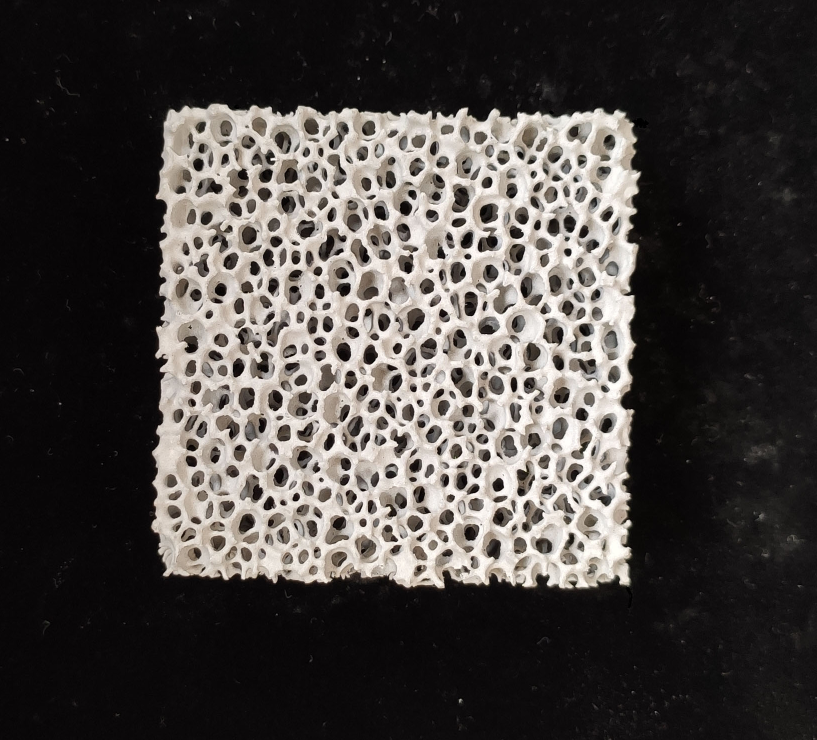
#> input picture closed_holes_detection/test_set/normal/5.jpg, 1634 x 1480 px (shown at 1/2 size)
$ python closed_holes_tree_gravity.py
#> lines starting #> are read from the running program, lines starting #| are printed output that depends on the picture; after the words box and inside, x2 and y2 are one past the last pixel; in counts of white or black regions, pixels touching at a corner belong together
# 检测堵孔缺陷加入最小生成树
'''
@Author : liuxu
@Date : 2020/11/26
'''
import cv2
import os
import math
import matplotlib.pyplot as plt
import numpy as np
import datetime

# [7 lines of commented-out code are left out]
filepath = "./test_set/normal/5.jpg"
# filepath = "./unclosed_holes_images/123.tif"
# 设置图像的宽和高
IMAGE_WIDTH = 750
IMAGE_HEIGHT = 750

# 所有图像

all_images = []


# coding=utf-8
class Graph(object):
    def __init__(self, maps):
        self.maps = maps
        self.nodenum = self.get_nodenum()
        self.edgenum = self.get_edgenum()

    def get_nodenum(self):
        return len(self.maps)

    def get_edgenum(self):
        count = 0
        for i in range(self.nodenum):
            for j in range(i):
                if self.maps[i][j] > 0 and self.maps[i][j] < 9999:
                    count += 1
        return count

    def kruskal(self):
        res = []
        if self.nodenum <= 0 or self.edgenum < self.nodenum - 1:
            return res
        edge_list = []
        for i in range(self.nodenum):
            for j in range(i, self.nodenum):
                if self.maps[i][j] < 9999:
                    edge_list.append([i, j, self.maps[i][j]])  # 按[begin, end, weight]形式加入
        edge_list.sort(key=lambda a: a[2])  # 已经排好序的边集合

        group = [[i] for i in range(self.nodenum)]
        for edge in edge_list:
            for i in range(len(group)):
                if edge[0] in group[i]:
                    m = i
                if edge[1] in group[i]:
                    n = i
            if m != n:
                res.append(edge)
                group[m] = group[m] + group[n]
                group[n] = []
        return res

    # [31 lines left out: functions prim, plt_show_one_pic, not called in this run]


# 显示图像
def cv_show(name, img):
    cv2.imshow(name, img)
    # name=name
    # cv2.waitKey(0)


# 对图像resize处理
def row_image_resize(image, width, height):
    # image输入图像，width，height 期望得到的宽和高
    image = cv2.resize(image, (width, height))
    # print("resized image:", image.shape)
    return image


# #图像预处理函数
def pre_process(rowimage):
    # 显示原图
    # cv_show("row image", rowimage)
    grayimage = cv2.cvtColor(rowimage, cv2.COLOR_BGR2GRAY)  # 灰度化
    all_images.append((grayimage, "grayimage"))  # 填入列表
    resizedimage = row_image_resize(grayimage, IMAGE_WIDTH, IMAGE_HEIGHT)  # resize
    all_images.append((resizedimage, "resizedimage"))  # 填入列表
    cv_show("resizeimg", resizedimage)
    # 运用大津算法进行图像分割
    ret, im_th = cv2.threshold(resizedimage, 0, 255, cv2.THRESH_OTSU)

    # 使用全局固定阈值处理,增大阈值
    # ret, im_th = cv2.threshold(resizedimage, int(ret + 25), 255, cv2.THRESH_BINARY)

    cv_show("image after OTSU", im_th)
    all_images.append((im_th, "OTSU"))
    return im_th


# 对图像进行旋转和裁剪操作
def crap_and_rotate(img, rect):
    box = cv2.boxPoints(rect)
    box = np.int0(box)
    # 对图像进行剪裁和旋转至水平
    width = int(rect[1][0])  # 图像的宽度
    height = int(rect[1][1])  # 图像的高度
    src_pts = box.astype("float32")
    dst_pts = np.array([[0, height - 1],
                        [0, 0],
                        [width - 1, 0],
                        [width - 1, height - 1]], dtype="float32")

    M = cv2.getPerspectiveTransform(src_pts, dst_pts)
    warped = cv2.warpPerspective(img, M, (width, height))

    # cv_show("cropped and rotated! ", warped)
    all_images.append((warped, "wrop&rotate"))
    warped_gray = cv2.cvtColor(warped, cv2.COLOR_BGR2GRAY)
    return warped_gray


# 计算两个轮廓重心之间的距离
def cal_two_contours_distance(cont1, cont2):
    M1 = cv2.moments(cont1)
    M2 = cv2.moments(cont2)
    if M1["m00"] != 0:
        cX1 = int(M1["m10"] / M1["m00"])
        cY1 = int(M1["m01"] / M1["m00"])
    else:
        cX1, cY1 = 0, 0

    if M2["m00"] != 0:
        cX2 = int(M2["m10"] / M2["m00"])
        cY2 = int(M2["m01"] / M2["m00"])
    else:
        cX2, cY2 = 0, 0

    return math.sqrt((cX1-cX2)**2+(cY1-cY2)**2)


# 窗口的内的所有轮廓计算距离矩阵
def distance_matrix(contours):
    # 先构造一个空的正方形矩阵(方阵)
    dis_mat = np.ones((len(contours), len(contours))) * 9999

    # 对角线值为0
    for i in range(len(contours)):
        dis_mat[i][i] = 0

    for i in range(int(len(contours) - 1)):
        cont1 = contours[i]
        for j in range(i + 1, len(contours)):
            cont2 = contours[j]
            temp_distance = cal_two_contours_distance(cont1, cont2)  # 计算两个轮廓之间的最小距离
            dis_mat[i][j] = temp_distance
            dis_mat[j][i] = temp_distance

    return dis_mat


# 根据距离矩阵生成最小生成树,分为kruskal算法和prim算法两种
def mstreegeneratefrommat(dis_mat):
    graph = Graph(dis_mat)
    graph_kruskal = graph.kruskal()
    # graph_prim = graph.prim()
    print("最小生成树kruskal算法")
    print(graph_kruskal)
    # print("最小生成树prim算法")
    # print(graph_prim)
    return graph_kruskal
    # return graph_prim


# 改进后的占空比计算函数
def cal_duty_cycle_in_rect(cropped_rotated_image, edge_length):
    # 正常区域最小生成树权值
    normal_tree_list = []
    # 非正常区域最小生成树权值
    unnormal_tree_list = []

    # 中值滤波去除面积微小的区域
    cropped_rotated_image = cv2.medianBlur(cropped_rotated_image, 3)
    print("根据占空比特征检测缺陷")
    # 是否存在堵孔缺陷的标志
    closed_holes_flag = 0
    # [5 lines of commented-out code are left out]
    img = cropped_rotated_image.copy()
    width_0 = img.shape[1]  # numpy的shape方法和
    height_0 = img.shape[0]
    # 减小尺寸后的图像
    mini_img = img[5:(height_0 - 5), 5:(width_0 - 5)]
    all_images.append((mini_img, "mini_img"))  # 填入列表
    print("mini_img shape: ", mini_img.shape)

    # 减小后的尺寸
    width = mini_img.shape[1]  # numpy的shape方法和
    height = mini_img.shape[0]
    # print("width:",width)
    # print("height:",height)

    # cv_show("mini:", mini_img)
    th = mini_img.max()  # 因为从二值图像转换RGB-->灰度图,灰度图像也是有两个值th和0
    S = float(edge_length * edge_length)  # 计算滑块的面积
    gray_value_S = S * float(th)  # 当滑块全部落在目标区域内的时候，总的灰度值的和

    # 初始化一个表示孔洞数量的二维数组
    rate_arr = np.zeros(
        [math.ceil((height - edge_length) / 10), math.ceil((width - edge_length) / 10)])  # math.ceil向上取整
    # print("二维数组shape: ",cons_num_arr.shape)

    min_value_rate = 1.0
    # 为提高运算速度，左右和上下相邻两个窗口间隔10px

    black_img = np.zeros_like(mini_img)  # 创建一个同大小的(0,0,0)黑色图像
    white_img = black_img
    white_img_rgb = cv2.cvtColor(white_img, cv2.COLOR_GRAY2BGR)

    mini_img_rgb = cv2.cvtColor(mini_img, cv2.COLOR_GRAY2BGR)
    for row in range(0, int(height - edge_length), 10):
        for col in range(0, int(width - edge_length), 10):
            temp_img = mini_img[int(row):int(row + edge_length), int(col):int(col + edge_length)]
            window_contours, _ = cv2.findContours(temp_img, cv2.RETR_TREE, cv2.CHAIN_APPROX_SIMPLE)
            # print("删除前：", len(window_contours))
            window_contours = [cont for cont in window_contours if cv2.contourArea(cont) > 2]
            # print("删除后：", len(window_contours))

            box = [[col, row], [col + edge_length, row], [col + edge_length, row + edge_length],
                   [col, row + edge_length]]  # 堵孔的矩形框
            box = np.array(box)  # list to ndarray
            # print("temp box: ",box)
            temp_sum = temp_img.sum()
            # print("temp_sum value: ", temp_sum)
            temp_rate = float(temp_sum / gray_value_S)
            rate_arr[int(row / 10)][int(col / 10)] = temp_rate

            # print("temp_sum value / gray_value_S={}".format(temp_sum / gray_value_S))
            if temp_rate < min_value_rate:
                min_value_rate = temp_rate

            if temp_rate < 0.8:
                # mini_img_with_rect = cv2.drawContours(mini_img_rgb, [box], 0, (0, 0, 255), 1)
                dis_mat = distance_matrix(window_contours)
                # print("邻接矩阵：\n", dis_mat)
                tree = mstreegeneratefrommat(dis_mat)
                # print("最小生成树为：\n", tree)
                weights_sum_value = 0.
                for i in range(len(tree)):
                    weights_sum_value += tree[i][2]
                # print("权重的和为：", weights_sum_value)
                weights_sum_value_div_n = weights_sum_value / len(window_contours)
                if weights_sum_value_div_n > 19:
                    cv2.drawContours(white_img, [box], 0, (255, 255, 255), cv2.FILLED)
                # [29 lines of commented-out code are left out]
    contours, _ = cv2.findContours(white_img, cv2.RETR_TREE, cv2.CHAIN_APPROX_SIMPLE)

    # cv2.drawContours(white_img_rgb,contours,-1,(0,0,255),thickness=1)
    # cv2.imshow("contours",white_img_rgb)

    cv2.drawContours(mini_img_rgb, contours, -1, (0, 0, 255), thickness=2)
    # cv2.imshow("contours", mini_img_rgb)

    print("min_value_rate: ", min_value_rate)
    if min_value_rate < 0.05:
        print("该过滤网存在堵孔缺陷")
    else:
        print("该过滤网不存在堵孔缺陷")

    cv2.imshow("white with rect", white_img)

    return rate_arr


# 找出区域
def detect_closed_holes(preprocessedimage):
    # 在分割后的图像找轮廓

    contours, hierarchy = cv2.findContours(preprocessedimage, cv2.RETR_TREE, cv2.CHAIN_APPROX_SIMPLE)
    # print("轮廓的类型：",type(contours))     # type is list
    areas = []  # 轮廓所围成的面积构成的数组
    for idx in range(len(contours)):
        areas.append(cv2.contourArea(contours[idx]))

    largest_idx = np.argmax(np.array(areas))  # 最大面积的下标

    # 最小外接矩形
    rect = cv2.minAreaRect(contours[largest_idx])  # 返回  中心点坐标（x,y) width:rect[1][0] height: rect[1][1] 旋转角度θ
    # print("rect type:", type(rect))
    # print(rect)
    box = cv2.boxPoints(rect)
    box = np.int0(box)
    # print("box type",type(box))
    # print("box:", box)

    # 画出样品的轮廓
    img = preprocessedimage.copy()
    # 为显示彩色,把灰度图像转换为RGB三通道图像
    img_rgb = cv2.cvtColor(img, cv2.COLOR_GRAY2BGR)

    img_with_rect = cv2.drawContours(img_rgb, [box], 0, (0, 0, 255), 2)
    # all_images.append((img_with_rect, "img_with_rect"))  # 填入列表

    # cv_show("image with rect", img_with_rect)

    new_img_with_rect = crap_and_rotate(img_with_rect, rect)
    # cv_show("new_img_with_rect", new_img_with_rect)

    # # 画出样品的轮廓
    # img = preprocessedimage.copy()
    # # 为显示彩色,把灰度图像转换为RGB三通道图像
    # img_rgb = cv2.cvtColor(img_rgb, cv2.COLOR_GRAY2BGR)
    draw_con_img = cv2.drawContours(img_rgb, contours, largest_idx, (255, 0, 0), cv2.FILLED)

    # 显示画出轮廓后的图像
    # cv_show("image with contours", draw_con_img)

    # 图像取差集 imagesub = imagesub1 - imagesub2
    imgsub1 = draw_con_img.copy()
    imgsub2 = preprocessedimage.copy()
    # blur_image为单通道图像，需要转换为RGB图像
    imgsub2 = cv2.cvtColor(imgsub2, cv2.COLOR_GRAY2BGR)

    # 取差集
    imgsub = cv2.subtract(imgsub1, imgsub2)

    all_images.append((imgsub, "sub"))
    # 显示取差集后图像
    # cv_show("image substraction", imgsub)

    # 取差集后对图像进行闭运算操作,填补小孔洞

    # 定义矩形结构元
    kernel = cv2.getStructuringElement(cv2.MORPH_RECT, (3, 3))
    closedimg = cv2.morphologyEx(imgsub, cv2.MORPH_CLOSE, kernel, iterations=1)
    # cv_show("image after close operation", closedimg)

    # 在取差集后的图像找轮廓
    image_find_contours = closedimg.copy()
    # 二值化,要用到阈值函数cv2.threshold()
    # cv2.findContours()要输入二值图像

    # 灰度化
    image_find_contours_gray = cv2.cvtColor(image_find_contours, cv2.COLOR_BGR2GRAY)
    ret, image_find_contours_bin = cv2.threshold(image_find_contours_gray, 0, 255, cv2.THRESH_OTSU)

    # 在二值图像找出所有轮廓,  过滤网中所有的孔洞的轮廓
    contours, hierarchy = cv2.findContours(image_find_contours_bin, cv2.RETR_TREE, cv2.CHAIN_APPROX_SIMPLE)

    areas = []
    for idx in range(len(contours)):
        areas.append(cv2.contourArea(contours[idx]))

    # 在差集图像中画出轮廓
    image_with_cons = cv2.drawContours(image_find_contours, contours, -1, (51, 153, 255), 1)

    # all_images.append((image_with_cons, "image_with_cons"))

    # cv_show("image_with_cons: ", image_with_cons)

    # 对图像进行剪裁和旋转至水平
    width = int(rect[1][0])  # 图像的宽度
    height = int(rect[1][1])  # 图像的高度
    src_pts = box.astype("float32")
    dst_pts = np.array([[0, height - 1],
                        [0, 0],
                        [width - 1, 0],
                        [width - 1, height - 1]], dtype="float32")

    M = cv2.getPerspectiveTransform(src_pts, dst_pts)
    warped = cv2.warpPerspective(image_with_cons, M, (width, height))

    cv_show("cropped and rotated! ", warped)
    # all_images.append((warped, "wrop&rotate"))
    warped_gray = cv2.cvtColor(warped, cv2.COLOR_BGR2GRAY)
    # all_images.append((warped_gray, "gray"))

    # 检测缺陷
    # 根据窗口内的占空比
    arr = cal_duty_cycle_in_rect(warped_gray, int(warped_gray.shape[0] / 5))


# 对单个图像检测
def single_detection(imagepath):
    rowimg = cv2.imread(imagepath)
    preproimg = pre_process(rowimg)
    detect_closed_holes(preproimg)


def main():
    starttime = datetime.datetime.now()
    single_detection(filepath)
#> in single_detection, rowimg is the input picture: shape (1480, 1634, 3); mean B, G, R 66.7, 69, 73.4
#> in pre_process, `ret, im_th = cv2.threshold(resizedimage, 0, 255, cv2.THRESH_OTSU)`:
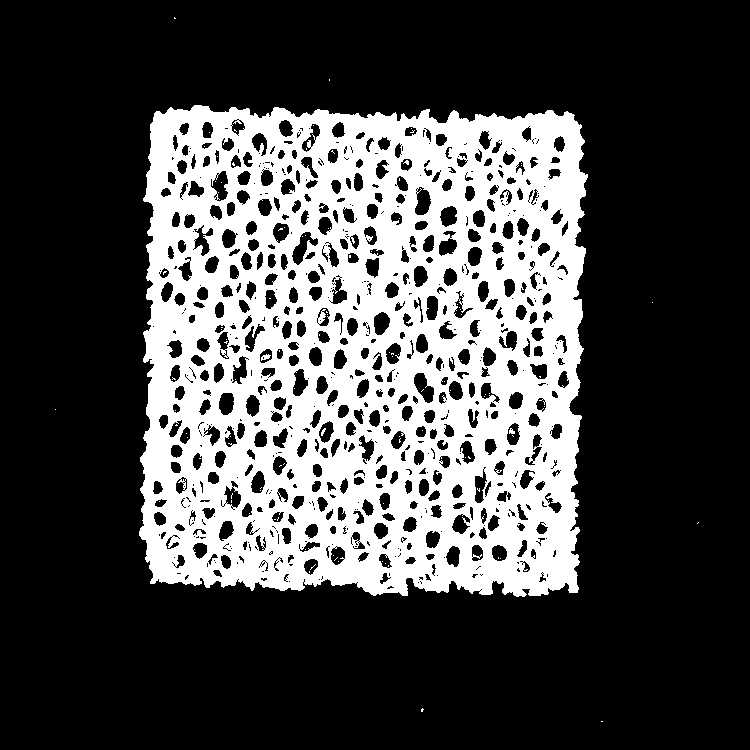
#> im_th: shape (750, 750); 28.7% white; 105 white regions (101 under 20 px)
#> in pre_process, `ret, im_th = cv2.threshold(resizedimage, 0, 255, cv2.THRESH_OTSU)`: ret = 108
#> in detect_closed_holes, `contours, hierarchy = cv2.findContours(preprocessedimage, cv2.RETR_TRE..`: contours = 1165 contours, 682 with area under 20; largest, box (x1, y1, x2, y2) and area: (139, 105, 588, 597) 203714, (291, 231, 319, 266) 406, (413, 372, 435, 404) 391, (414, 186, 432, 216) 353, (210, 170, 229, 202) 348
#> after the loop in detect_closed_holes, `for idx in range(len(contours)):`: areas = 1165 values, max 203714 at index 5, min 0 at index 0, mean 220.4
#> in detect_closed_holes, `largest_idx = np.argmax(np.array(areas))`: largest_idx = 5
#> in detect_closed_holes, `rect = cv2.minAreaRect(contours[largest_idx])`: rect = ((362.7, 351.1), (487.5, 443.7), -89.18)
#> in detect_closed_holes, `box = cv2.boxPoints(rect)`: box = [[581, 598], [137.4, 591.6], [144.3, 104.2], [587.9, 110.5]]
#> in detect_closed_holes, `box = np.int0(box)`: box = [[581, 597], [137, 591], [144, 104], [587, 110]]
#> in detect_closed_holes, `img_rgb = cv2.cvtColor(img, cv2.COLOR_GRAY2BGR)`: img_rgb: shape (750, 750, 3); 28.7% white; 105 white regions (101 under 20 px), largest, box (x1, y1, x2, y2) and area: (139, 105, 588, 597) 161298, (261, 354, 271, 361) 39, (509, 428, 515, 434) 25, (321, 428, 326, 436) 21
#> in crap_and_rotate, `box = cv2.boxPoints(rect)`: box = [[581, 598], [137.4, 591.6], [144.3, 104.2], [587.9, 110.5]]
#> in crap_and_rotate, `box = np.int0(box)`: box = [[581, 597], [137, 591], [144, 104], [587, 110]]
#> in crap_and_rotate, `width = int(rect[1][0])`: width = 487
#> in crap_and_rotate, `height = int(rect[1][1])`: height = 443
#> in crap_and_rotate, `src_pts = box.astype("float32")`: src_pts = [[581, 597], [137, 591], [144, 104], [587, 110]]
#> in crap_and_rotate, `dst_pts = np.array([[0, height - 1], [0, 0], [width - 1, 0], [width - ..`: dst_pts = [[0, 442], [0, 0], [486, 0], [486, 442]]
#> in crap_and_rotate, `M = cv2.getPerspectiveTransform(src_pts, dst_pts)`: M = [[0.0135, -0.998, 588.1], [0.998, 0.0143, -145.2], [-1.25e-07, 4.63e-06, 1]]
#> in crap_and_rotate, `warped_gray = cv2.cvtColor(warped, cv2.COLOR_BGR2GRAY)`:
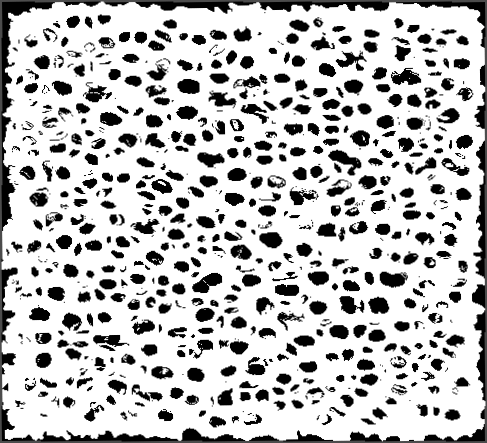
#> warped_gray: shape (443, 487); min 0, max 255, mean 191
#> in detect_closed_holes, `imgsub = cv2.subtract(imgsub1, imgsub2)`:
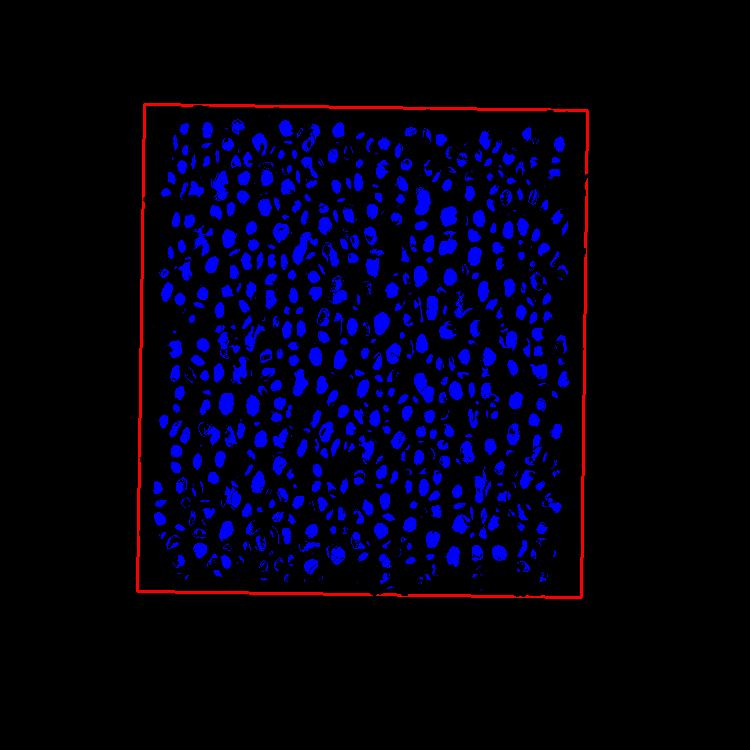
#> imgsub: shape (750, 750, 3); mean B, G, R 19.6, 0, 2.5
#> in detect_closed_holes, `kernel = cv2.getStructuringElement(cv2.MORPH_RECT, (3, 3))`: kernel = [[1, 1, 1], [1, 1, 1], [1, 1, 1]]
#> in detect_closed_holes, `ret, image_find_contours_bin = cv2.threshold(image_find_contours_gray,..`:
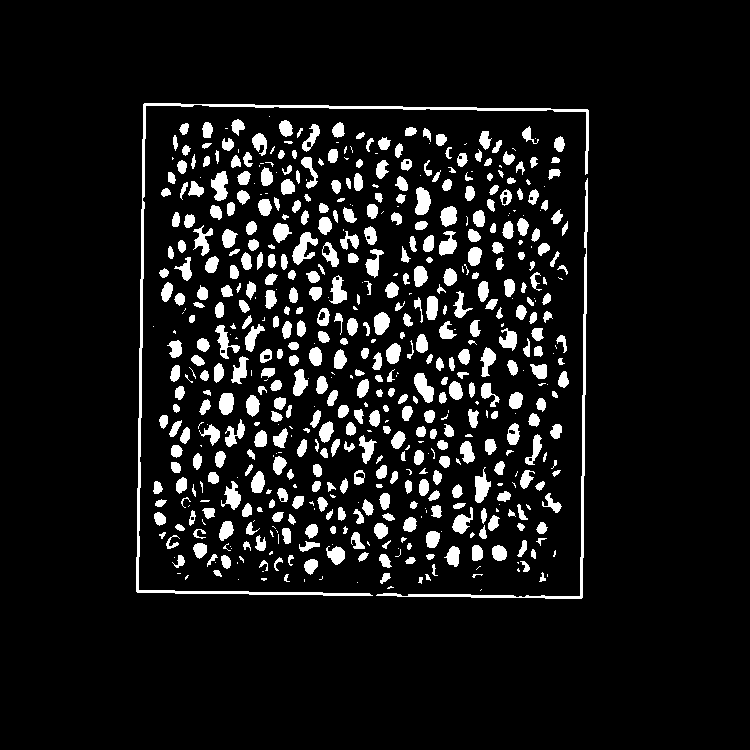
#> image_find_contours_bin: shape (750, 750); 9% white; 592 white regions (163 under 20 px)
#> in detect_closed_holes, `ret, image_find_contours_bin = cv2.threshold(image_find_contours_gray,..`: ret = 0
#> in detect_closed_holes, `contours, hierarchy = cv2.findContours(image_find_contours_bin, cv2.RE..`: contours = 609 contours, 212 with area under 20; largest, box (x1, y1, x2, y2) and area: (136, 103, 589, 596) 2392, (376, 178, 588, 599) 1172, (292, 232, 318, 265) 355, (414, 373, 434, 403) 317, (211, 171, 228, 201) 302
#> after the loop in detect_closed_holes, `for idx in range(len(contours)):`: areas = 609 values, max 2392.5 at index 608, min 0 at index 0, mean 67.33
#> in detect_closed_holes, `image_with_cons = cv2.drawContours(image_find_contours, contours, -1, ..`:
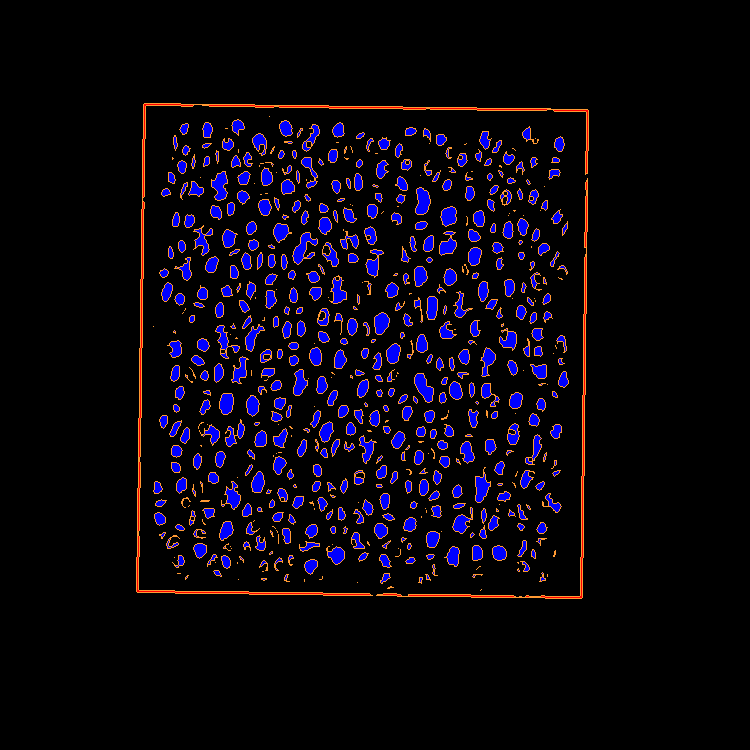
#> image_with_cons: shape (750, 750, 3); mean B, G, R 15.1, 5.4, 9.8
#> in detect_closed_holes, `width = int(rect[1][0])`: width = 487
#> in detect_closed_holes, `height = int(rect[1][1])`: height = 443
#> in detect_closed_holes, `src_pts = box.astype("float32")`: src_pts = [[581, 597], [137, 591], [144, 104], [587, 110]]
#> in detect_closed_holes, `dst_pts = np.array([[0, height - 1], [0, 0], [width - 1, 0], [width - ..`: dst_pts = [[0, 442], [0, 0], [486, 0], [486, 442]]
#> in cal_duty_cycle_in_rect, `mini_img = img[5:(height_0 - 5), 5:(width_0 - 5)]`:
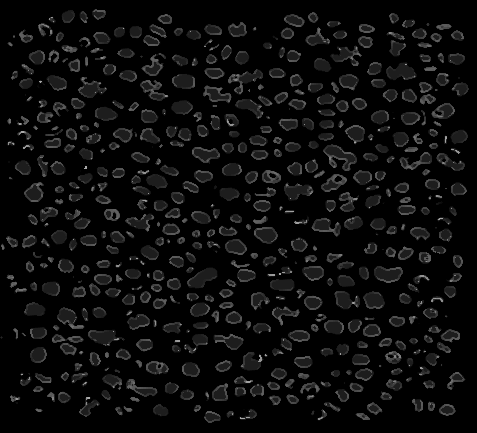
#> mini_img: shape (433, 477); min 0, max 172, mean 12.5
#| mini_img shape:  (433, 477)
#> in cal_duty_cycle_in_rect, `th = mini_img.max()`: th = 172
#> in cal_duty_cycle_in_rect, `gray_value_S = S * float(th)`: gray_value_S = 1331968
#> in cal_duty_cycle_in_rect, `white_img_rgb = cv2.cvtColor(white_img, cv2.COLOR_GRAY2BGR)`: white_img_rgb: shape (433, 477, 3); every value is 0
#> in cal_duty_cycle_in_rect, `white_img_rgb = cv2.cvtColor(white_img, cv2.COLOR_GRAY2BGR)`: white_img: shape (433, 477); every value is 0
#> the loop in cal_duty_cycle_in_rect, `for row in range(0, int(height - edge_length), 10):` made 35 passes
#> (printed output is left out)
#> after the loop in cal_duty_cycle_in_rect, `for row in range(0, int(height - edge_length), 10):`:
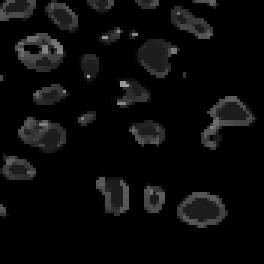
#> temp_img: shape (88, 88) (shown 3 times larger); min 0, max 158, mean 10.8
    endtime = datetime.datetime.now()
    costtime = (endtime - starttime).seconds
    print("耗费时间：{}s".format(costtime))
    cv2.waitKey(0)


if __name__ == '__main__':
    main()
